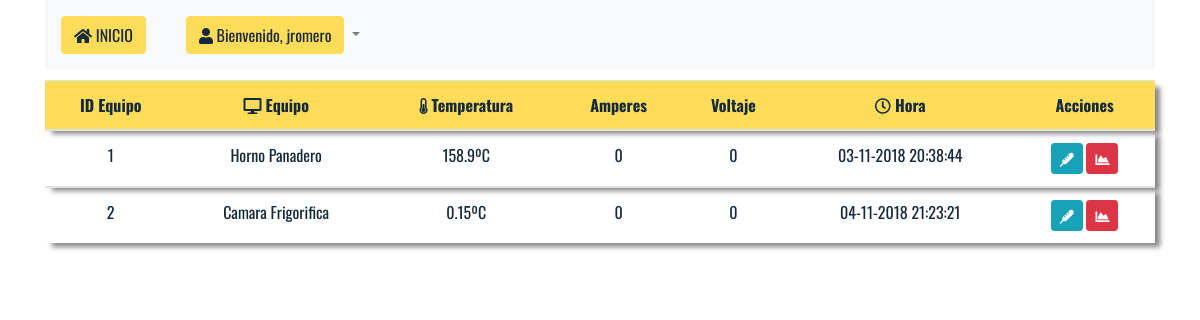
/vista/inicio.php (signed in), run on the app's committed database.
### tables this page shows
CREATE TABLE `equipo` (
  `idequipo` int(10) NOT NULL,
  `user` varchar(10) NOT NULL,
  `nombrequipo` varchar(30) NOT NULL,
  `temperatura` double NOT NULL,
  `amperes` double NOT NULL,
  `voltaje` double NOT NULL,
  `hora` timestamp NOT NULL DEFAULT CURRENT_TIMESTAMP
);

### vista/inicio.php (the view, shortened to what this page needs)
<?php
$usuario = $_SESSION['usuario'];
include('../controladores/conexion.php');
function convFecha($fecha){
	$date = date('d-m-Y H:i:s', strtotime(str_replace('-', '/', $fecha)));
	echo $date;
}
?>
<!DOCTYPE html>
<html lang="es">
<head>
	<link rel="stylesheet" href="https://stackpath.bootstrapcdn.com/bootstrap/4.1.3/css/bootstrap.min.css">
	<link rel="stylesheet" href="https://use.fontawesome.com/releases/v5.4.2/css/all.css">
	<link rel="stylesheet" type="text/css" href="../src/css/estilos.css">
	<link rel="stylesheet" type="text/css" href="../src/css/scrollbar.css">
</head>
<body>
	<div class="container">
		<nav class="navbar navbar-expand-lg navbar-light bg-light" style="margin-bottom: 10px;">
			<a class="navbar-brand" href="inicio.php">
				<button class="btn btn-amarillo">
					<i class="fas fa-home"></i>
					INICIO
				</button>
			</a>
		  	<div class="collapse navbar-collapse" id="navbarSupportedContent">
		    	<ul class="navbar-nav mr-auto">
		      		<li class="nav-item active">
		        		<a class="nav-link" href="#"><span class="sr-only">(current)</span></a>
		      		</li>
			      	<li class="nav-item dropdown">
				        <a class="nav-link dropdown-toggle" href="#" id="navbarDropdown" role="button" data-toggle="dropdown" aria-haspopup="true" aria-expanded="false">
				         	<button class="btn btn-amarillo">
				         		<i class="fas fa-user"></i>
				         		<?php echo "Bienvenido, ". $usuario; ?>
				         	</button>
				        </a>
			      	</li>
			    </ul>
			</div>
		</nav>
	</div>
	<div class="container" id="contenido">
		<table class="table">
			<thead>
				<tr>
					<th scope="col">
						ID Equipo
					</th>
					<th scope="col">
						<i class="fas fa-desktop"></i>
						Equipo
					</th>
					<th scope="col">
						<i class="fas fa-thermometer-half"></i>
						Temperatura
					</th>
					<th>
						Amperes
					</th>
					<th>
						Voltaje
					</th>
					<th scope="col">
						<i class="far fa-clock"></i>
						Hora
					</th>
					<th>
						Acciones
					</th>
				</tr>
			</thead>
			<?php
			$sql = "SELECT idequipo, nombrequipo, temperatura, amperes, voltaje, hora
				FROM equipo
				WHERE equipo.`user` = (
										SELECT usuario
										FROM clientes
										WHERE usuario = '". $usuario ."')";
			$result = $conn->query($sql);
			if(!$result){
				trigger_error('Error de Consulta: ' . $conn->error);
			} else {
				foreach ($result as $row) {
		 ?>
		 	<tbody>
		 		<tr>
		 			<td><?php echo $row['idequipo']; ?></td>
		 			<td><?php echo $row['nombrequipo']; ?></td>
		 			<td>
		 				<?php
		 					echo $row['temperatura']."ºC";
		 				?>
		 			</td>
		 			<td><?php echo $row['amperes']; ?></td>
		 			<td><?php echo $row['voltaje']; ?></td>
		 			<td><?php echo convFecha($row['hora']); ?></td>
		 			<?php echo '<td><center>
		 					<a href="temperaturas.php?idequipo='. $row['idequipo'] .'"data-toggle="tooltip" title="Ver Temperaturas" class="btn btn-sm btn-info">
		 						<i class="fas fa-thermometer"></i>
		 					</a>
		 					<a href="contenido.php?idequipo='. $row['idequipo'] . '" data-toggle="tooltip" title="Resumen" class="btn btn-sm btn-danger">
		 						<i class="fas fa-chart-area"></i>
		 					</a>
		 				</center></td>'
		 			?>
		 		</tr>
		 	</tbody>
			<?php
					}
				}
		 	?>
		</table>
	</div>
</body>
</html>

### src/css/estilos.css (style rules this page uses)
body { font-family: 'Oswald', sans-serif; }
tbody { text-align: center; color: #16293b; margin-top: 2px; -webkit-box-shadow: 6px 5px 5px -1px rgba(0,0,0,0.48); -moz-box-shadow: 6px 5px 5px -1px rgba(0,0,0,0.48); box-shadow: 6px 5px 5px -1px rgba(0,0,0,0.48); }
thead { text-align: center; color: #16293b; background-color: #fddc5a; -webkit-box-shadow: 6px 5px 5px -1px rgba(0,0,0,0.48); -moz-box-shadow: 6px 5px 5px -1px rgba(0,0,0,0.48); box-shadow: 6px 5px 5px -1px rgba(0,0,0,0.48); }
.btn-amarillo { color: #16293b; background-color: #fddc5a; border-color: rgb(253, 220, 90); }

### data on the page
equipo: idequipo "1", nombrequipo "Horno Panadero", temperatura "158.9", amperes "0", voltaje "0", hora "03-11-2018 20:38:44"
equipo: idequipo "2", nombrequipo "Camara Frigorifica", temperatura "0.15", amperes "0", voltaje "0", hora "04-11-2018 21:23:21"

### other printed values
$usuario "jromero"
